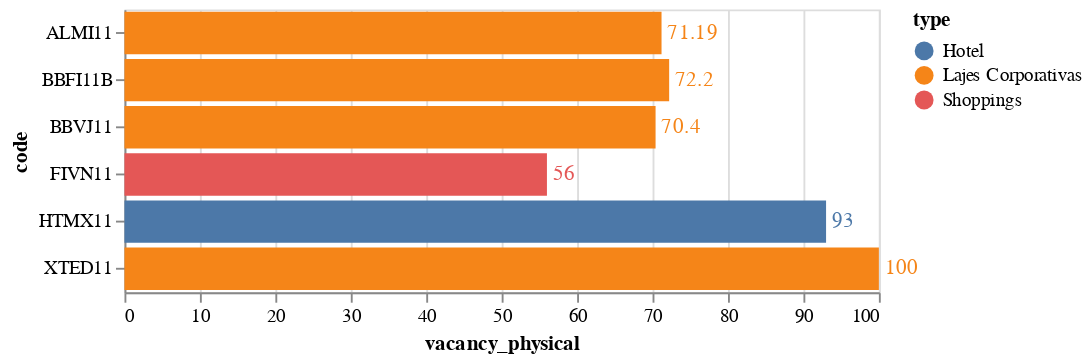

The notebook cell this image was saved under:
### Code cell
(bars_physical + text_physical).properties(height=150)

### Figure 1 — Vega-Lite specification as saved in the notebook (floating-point values rounded to 4 significant figures)
{"config": {"view": {"continuousWidth": 400, "continuousHeight": 300}}, "layer": [{"mark": "bar", "encoding": {"color": {"type": "nominal", "field": "type"}, "tooltip": [{"type": "nominal", "field": "code"}, {"type": "nominal", "field": "type"}, {"type": "quantitative", "field": "current_price"}, {"type": "quantitative", "field": "dy_current"}, {"type": "quantitative", "field": "patrimony_p_vpa"}, {"type": "quantitative", "field": "dy_12m_sum"}], "x": {"type": "quantitative", "field": "vacancy_physical"}, "y": {"type": "nominal", "field": "code"}}}, {"mark": {"type": "text", "align": "left", "baseline": "middle", "dx": 3}, "encoding": {"color": {"type": "nominal", "field": "type"}, "text": {"type": "quantitative", "field": "vacancy_physical"}, "tooltip": [{"type": "nominal", "field": "code"}, {"type": "nominal", "field": "type"}, {"type": "quantitative", "field": "current_price"}, {"type": "quantitative", "field": "dy_current"}, {"type": "quantitative", "field": "patrimony_p_vpa"}, {"type": "quantitative", "field": "dy_12m_sum"}], "x": {"type": "quantitative", "field": "vacancy_physical"}, "y": {"type": "nominal", "field": "code"}}}], "data": {"name": "data-bd671615c290eb4a3a47d1d61e8efd8b"}, "height": 150, "$schema": "https://vega.github.io/schema/vega-lite/v4.8.1.json", "datasets": {"data-bd671615c290eb4a3a47d1d61e8efd8b": [{"code": "FIVN11", "url": "/funds/fivn11", "type": "Shoppings", "current_price": 4.56, "dividend": 331.0, "dy_current": 0.0, "dy_3m_sum": 0.0, "dy_6m_sum": 0.0, "dy_12m_sum": 0.0, "dy_3m_avg": 0.0, "dy_6m_avg": 0.0, "dy_12m_avg": 0.0, "dy_annual": null, "price_variation": 0.0, "profitability_period": 0.0, "profitability_sum_ytd": 0.0, "patrimony_net_value": 71560000.0, "patrimony_vpa": 7.602, "patrimony_p_vpa": 0.5998, "patrimony_dy": null, "patrimony_variation": null, "patrimony_profitability_period": null, "patrimony_profitability_sum_ytd": null, "vacancy_physical": 56.0, "vacancy_financial": null, "realty": 1}, {"code": "XTED11", "url": "/funds/xted11", "type": "Lajes Corporativas", "current_price": 7.28, "dividend": 3427.0, "dy_current": 0.0, "dy_3m_sum": 0.0, "dy_6m_sum": 0.0, "dy_12m_sum": 0.0, "dy_3m_avg": 0.0, "dy_6m_avg": 0.0, "dy_12m_avg": 0.0, "dy_annual": 0.0, "price_variation": 1.096, "profitability_period": 1.096, "profitability_sum_ytd": -37.83, "patrimony_net_value": 26300000.0, "patrimony_vpa": 14.67, "patrimony_p_vpa": 0.4962, "patrimony_dy": null, "patrimony_variation": null, "patrimony_profitability_period": null, "patrimony_profitability_sum_ytd": null, "vacancy_physical": 100.0, "vacancy_financial": 100.0, "realty": 1}, {"code": "ALMI11", "url": "/funds/almi11", "type": "Lajes Corporativas", "current_price": 1195.0, "dividend": 105.0, "dy_current": 0.0, "dy_3m_sum": 0.0, "dy_6m_sum": 0.0, "dy_12m_sum": 0.0, "dy_3m_avg": 0.0, "dy_6m_avg": 0.0, "dy_12m_avg": 0.0, "dy_annual": 0.0, "price_variation": 2.269, "profitability_period": 2.269, "profitability_sum_ytd": -28.29, "patrimony_net_value": 220600000.0, "patrimony_vpa": 1984.0, "patrimony_p_vpa": 0.6024, "patrimony_dy": null, "patrimony_variation": null, "patrimony_profitability_period": null, "patrimony_profitability_sum_ytd": null, "vacancy_physical": 71.19, "vacancy_financial": null, "realty": 1}, {"code": "BBVJ11", "url": "/funds/bbvj11", "type": "Lajes Corporativas", "current_price": 57.5, "dividend": 51.0, "dy_current": 0.6112, "dy_3m_sum": 0.7427, "dy_6m_sum": 0.9356, "dy_12m_sum": 0.9614, "dy_3m_avg": 0.2476, "dy_6m_avg": 0.1559, "dy_12m_avg": 0.08012, "dy_annual": 0.9614, "price_variation": 19.24, "profitability_period": 19.96, "profitability_sum_ytd": -9.149, "patrimony_net_value": 155900000.0, "patrimony_vpa": 57.52, "patrimony_p_vpa": 0.9997, "patrimony_dy": null, "patrimony_variation": null, "patrimony_profitability_period": null, "patrimony_profitability_sum_ytd": null, "vacancy_physical": 70.4, "vacancy_financial": null, "realty": 1}, {"code": "HTMX11", "url": "/funds/htmx11", "type": "Hotel", "current_price": 118.0, "dividend": 1936.0, "dy_current": 0.0, "dy_3m_sum": 0.8012, "dy_6m_sum": 2.197, "dy_12m_sum": 5.413, "dy_3m_avg": 0.2671, "dy_6m_avg": 0.3662, "dy_12m_avg": 0.4511, "dy_annual": 0.8012, "price_variation": -28.14, "profitability_period": -28.14, "profitability_sum_ytd": -32.26, "patrimony_net_value": 182300000.0, "patrimony_vpa": 145.0, "patrimony_p_vpa": 0.8137, "patrimony_dy": null, "patrimony_variation": null, "patrimony_profitability_period": null, "patrimony_profitability_sum_ytd": null, "vacancy_physical": 93.0, "vacancy_financial": null, "realty": 23}, {"code": "BBFI11B", "url": "/funds/bbfi11b", "type": "Lajes Corporativas", "current_price": 2300.0, "dividend": 184.0, "dy_current": 1.102, "dy_3m_sum": 2.927, "dy_6m_sum": 6.083, "dy_12m_sum": 11.49, "dy_3m_avg": 0.9755, "dy_6m_avg": 1.014, "dy_12m_avg": 0.9577, "dy_annual": 6.955, "price_variation": -13.43, "profitability_period": -12.48, "profitability_sum_ytd": -16.51, "patrimony_net_value": 408100000.0, "patrimony_vpa": 3139.0, "patrimony_p_vpa": 0.7327, "patrimony_dy": 0.8069, "patrimony_variation": 0.0331, "patrimony_profitability_period": 0.8403, "patrimony_profitability_sum_ytd": 5.457, "vacancy_physical": 72.2, "vacancy_financial": null, "realty": 2}]}}
